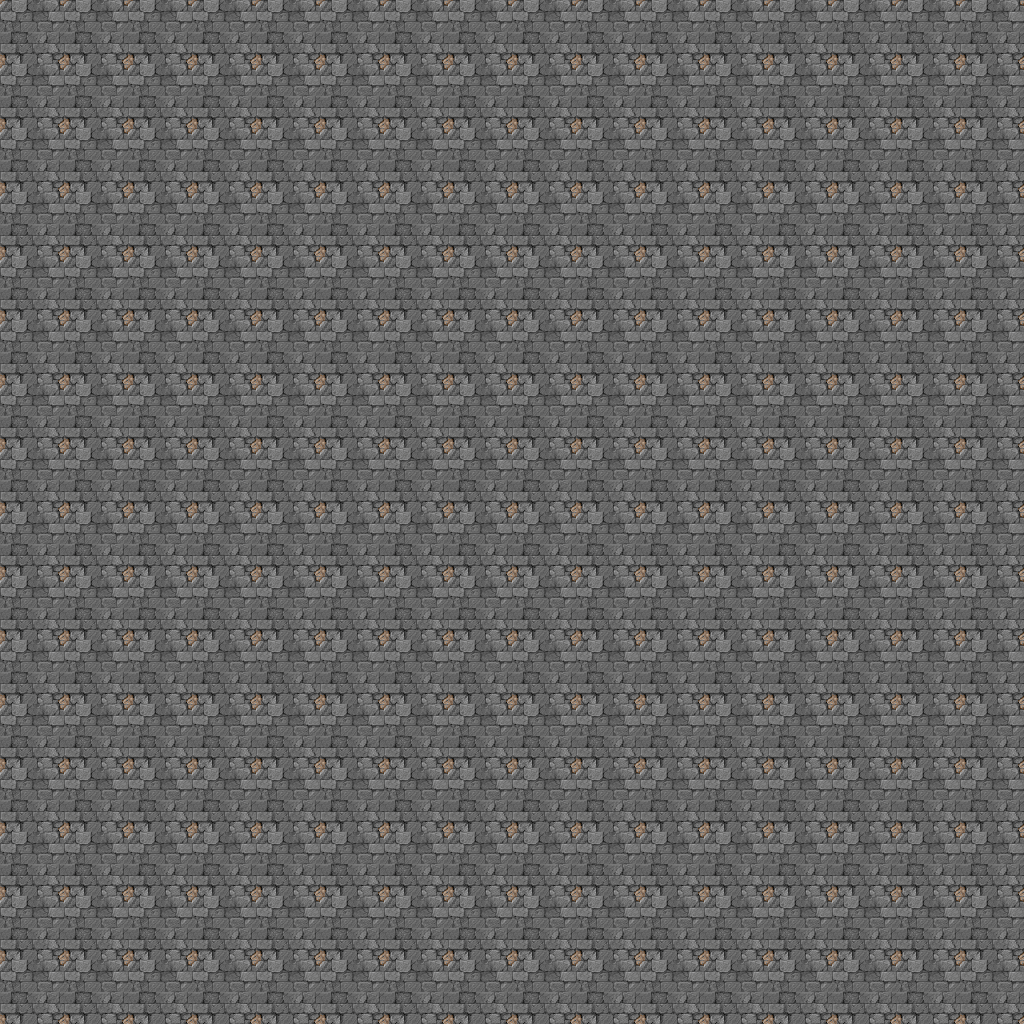

Tiled map render using the project's own tile images. Description and the map definition, with tile-layer contents summarised, below:
An orthogonal 16x16 tile map with 64x64 px tiles, 1 tile layer (Tile Layer 1).

<map version="1.0" orientation="orthogonal" renderorder="left-up" width="16" height="16" tilewidth="64" tileheight="64" nextobjectid="1">
 <tileset firstgid="1" name="terrain" tilewidth="64" tileheight="64" tilecount="64" columns="8">
  <image source="terrain.png" trans="ff00ff" width="512" height="512" />
 </tileset>
 <layer name="Tile Layer 1" width="16" height="16">
  <data>[256 cells, 256 non-empty, 1 distinct tile ids]</data>
 </layer>
</map>
